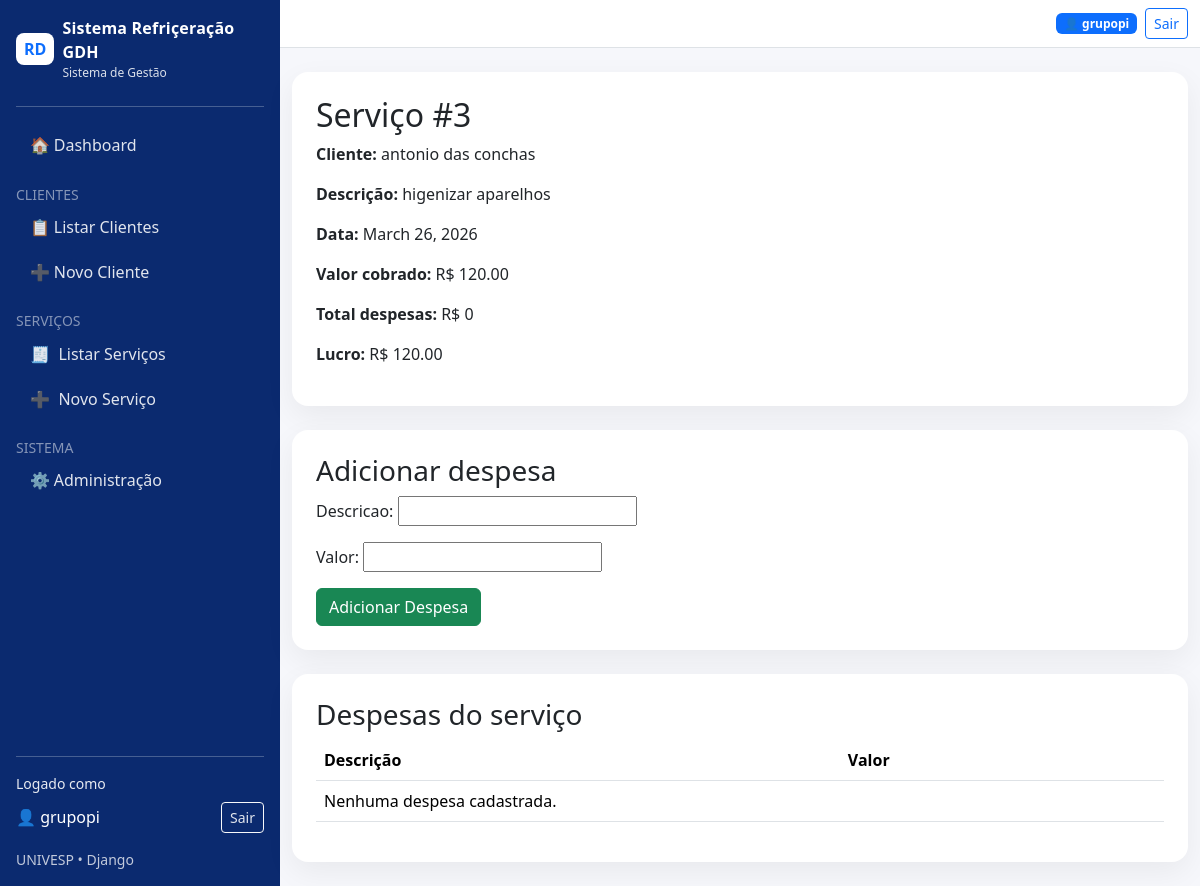
The app's page /servicos/3/ (signed in) with its own data.
### tarefas/models.py (models this page shows, shortened)
class Servico(models.Model):
    cliente = models.ForeignKey(Cliente, on_delete=models.CASCADE)
    descricao = models.TextField()
    data_servico = models.DateField()
    valor_cobrado = models.DecimalField(max_digits=10, decimal_places=2, default=0)
    def total_despesas(self):
        return sum(d.valor for d in self.despesas.all())
    def lucro(self):
        return self.valor_cobrado - self.total_despesas()

class Cliente(models.Model):
    nome = models.CharField(max_length=150)
    telefone = models.CharField(max_length=20, blank=True, null=True)
    email = models.EmailField(blank=True, null=True)
    endereco = models.CharField(max_length=255, blank=True, null=True)
    def __str__(self):
        return self.nome

### tarefas/views.py (the view)
# urls.py: path('servicos/<int:servico_id>/', views.detalhe_servico, name='detalhe_servico'),
@login_required
def detalhe_servico(request, servico_id):
    servico = get_object_or_404(Servico, id=servico_id)
    despesas = Despesa.objects.filter(servico=servico)
    if request.method == 'POST':
        despesa_form = DespesaForm(request.POST)
        if despesa_form.is_valid():
            despesa = despesa_form.save(commit=False)
            despesa.servico = servico
            despesa.save()
            return redirect('detalhe_servico', servico_id=servico.id)
    else:
        despesa_form = DespesaForm()
    return render(request, 'detalhe_servico.html', {
        'servico': servico,
        'despesas': despesas,
        'despesa_form': despesa_form
    })

### tarefas/forms.py
class DespesaForm(forms.ModelForm):
    class Meta:
        model = Despesa
        fields = ['descricao', 'valor']

### templates/detalhe_servico.html (shortened to what this page needs)
{% extends "base.html" %}
{% block content %}
<div class="card card-soft p-4 mb-4">
    <h2>Serviço #{{ servico.id }}</h2>
    <p><strong>Cliente:</strong> {{ servico.cliente }}</p>
    <p><strong>Descrição:</strong> {{ servico.descricao }}</p>
    <p><strong>Data:</strong> {{ servico.data_servico }}</p>
    <p><strong>Valor cobrado:</strong> R$ {{ servico.valor_cobrado }}</p>
    <p><strong>Total despesas:</strong> R$ {{ servico.total_despesas }}</p>
    <p><strong>Lucro:</strong> R$ {{ servico.lucro }}</p>
</div>
<div class="card card-soft p-4 mb-4">
    <h3>Adicionar despesa</h3>
    <form method="post">
        {{ despesa_form.as_p }}
        <button type="submit" class="btn btn-success">Adicionar Despesa</button>
    </form>
</div>
<div class="card card-soft p-4">
    <h3>Despesas do serviço</h3>
    <table class="table">
        <thead>
            <tr>
                <th>Descrição</th>
                <th>Valor</th>
            </tr>
        </thead>
        <tbody>
            {% for despesa in despesas %}
            <tr>
                <td>{{ despesa.descricao }}</td>
                <td>R$ {{ despesa.valor }}</td>
            </tr>
            {% empty %}
            <tr>
                <td colspan="2">Nenhuma despesa cadastrada.</td>
            </tr>
            {% endfor %}
        </tbody>
    </table>
</div>
{% endblock %}

### templates/base.html (shortened to what this page needs)
<!doctype html>
<html lang="pt-BR">
<head>
  <link href="https://cdn.jsdelivr.net/npm/bootstrap@5.3.3/dist/css/bootstrap.min.css" rel="stylesheet">
</head>
<body>
  <div class="d-flex">
    <aside class="sidebar d-none d-lg-flex flex-column p-3">
      <div class="d-flex align-items-center gap-2 mb-3">
        <div class="bg-white text-primary fw-bold rounded-3 px-2 py-1">RD</div>
        <div>
          <div class="brand">Sistema Refriçeração GDH</div>
          <div style="font-size:12px; opacity:.85;">Sistema de Gestão</div>
        </div>
      </div>
      <hr class="border-light opacity-25 my-2">
      <nav class="mt-2">
        <a class="nav-pill {% if request.path == '/' %}active{% endif %}" href="{% url 'index' %}">
            🏠 Dashboard
        </a>
        <div class="mt-3 small text-white-50">CLIENTES</div>
        <a class="nav-pill" href="{% url 'listar_clientes' %}">
            📋 Listar Clientes
        </a>
        <a class="nav-pill" href="{% url 'novo_cliente' %}">
            ➕ Novo Cliente
        </a>
        <div class="mt-3 small text-white-50">SERVIÇOS</div>
        <a class="nav-pill" href="{% url 'listar_servicos' %}">
          🧾 <span>Listar Serviços</span>
        </a>
        <a class="nav-pill" href="{% url 'novo_servico' %}">
          ➕ <span>Novo Serviço</span>
        </a>
        <div class="mt-3 small text-white-50">SISTEMA</div>
        <a class="nav-pill" href="/admin/">
            ⚙️ Administração
        </a>
      </nav>
      <div class="mt-auto">
        <hr class="border-light opacity-25 my-3">
        {% if user.is_authenticated %}
          <div class="small mb-2" style="opacity:.9;">Logado como</div>
          <div class="d-flex align-items-center justify-content-between gap-2">
            <div class="text-truncate">👤 {{ user.username }}</div>
            <a class="btn btn-outline-light btn-sm" href="{% url 'logout' %}">Sair</a>
          </div>
        {% else %}
          <a class="btn btn-light btn-sm w-100" href="{% url 'login' %}">Entrar</a>
        {% endif %}
        <div class="mt-3 small" style="opacity:.75;">
          UNIVESP • Django
        </div>
      </div>
    </aside>
    <div class="flex-grow-1 content-wrap">
      <nav class="navbar navbar-light bg-white border-bottom">
        <div class="container-fluid">
          <div class="d-flex align-items-center gap-2 ms-auto">
            {% if user.is_authenticated %}
              <span class="badge text-bg-primary">👤 {{ user.username }}</span>
              <a class="btn btn-outline-primary btn-sm" href="{% url 'logout' %}">Sair</a>
            {% endif %}
          </div>
        </div>
      </nav>
      <main class="container my-4">
        {% block content %}{% endblock %}
      </main>
    </div>
  </div>
</body>
</html>

### templates/base.html (style rules this page uses)
body { background: #f6f7fb; }
.sidebar { width: 280px; min-height: 100vh; position: sticky; top: 0; background: #0b2a6f; color: #fff; }
.sidebar .brand { font-weight: 700; letter-spacing: .2px; }
.sidebar a { color: rgba(255,255,255,.88); text-decoration: none; }
.nav-pill { display: flex; align-items: center; gap: .55rem; padding: .65rem .85rem; border-radius: 12px; }
.content-wrap { min-height: 100vh; }
.card-soft { border: 0; border-radius: 16px; box-shadow: 0 10px 30px rgba(0,0,0,.06); }

### records on screen
Servico: id "3", cliente "antonio das conchas", descricao "higenizar aparelhos", data_servico "March 26, 2026", valor_cobrado "120.00", total_despesas "0", lucro "120.00"

### other values on screen
{{ user.username }} "grupopi"
